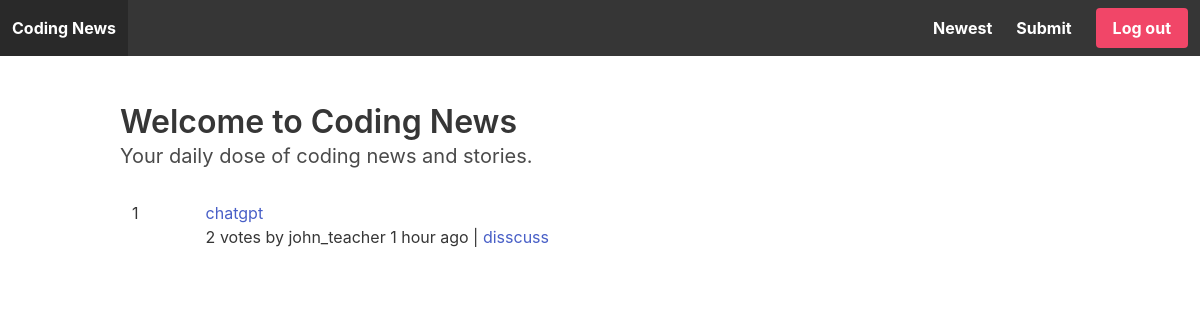
Screenshot of / (signed in) with the database file from the repository.
### apps/story/models.py (models this page shows, shortened)
class Story(models.Model):
    title = models.CharField(max_length=200)
    url = models.URLField()
    number_of_votes = models.IntegerField(default=1)
    content = models.TextField()
    created_by = models.ForeignKey(User, related_name='stories', on_delete=models.CASCADE)
    created_at = models.DateTimeField(auto_now_add=True)
    updated_at = models.DateTimeField(auto_now=True)
    class Meta:
        ordering = ['-created_at']  # Order stories by creation date, newest first

### apps/story/views.py (the view)
# urls.py: path('', frontpage, name='frontpage'),
def frontpage(request):
    date_form = datetime.datetime.now() - datetime.timedelta(days=1)
    stories = Story.objects.filter(created_at__gte=date_form).order_by('-number_of_votes')[0:30]
    return render(request, 'story/frontpage.html', {'stories': stories})

### apps/story/templates/story/frontpage.html (shortened to what this page needs)
{% extends 'core/base.html' %}
{% block content %}
  <div class="container">
    <div class="columns">
      <div class="column is-12">
        <h1 class="title">Welcome to Coding News</h1>
        <p class="subtitle">Your daily dose of coding news and stories.</p>
      </div>
    </div>
    <div class="columns">
      <div class="column is-12">
        <table class="table is-striped is-fullwidth">
          <tbody>
            {% for story in stories %}
              <tr>
                <td>{{ forloop.counter }}</td>
                <td>
                  <a href="{{ story.url }}" target="_blank">{{ story.title }}</a>
                    <p>{{ story.number_of_votes }} votes by {{ story.created_by.username }} {{ story.created_at|timesince }} ago |
                      <a href="{% url 'story' story.id %}">disscuss </a>
                    </p>
                </td>
              </tr>
            {% endfor %}
          </tbody>
      </div>
    </div>
{% endblock %}

### rows the page displays
Story: title "chatgpt", number_of_votes "2", created_by.username "john_teacher", created_at "1 hour"
